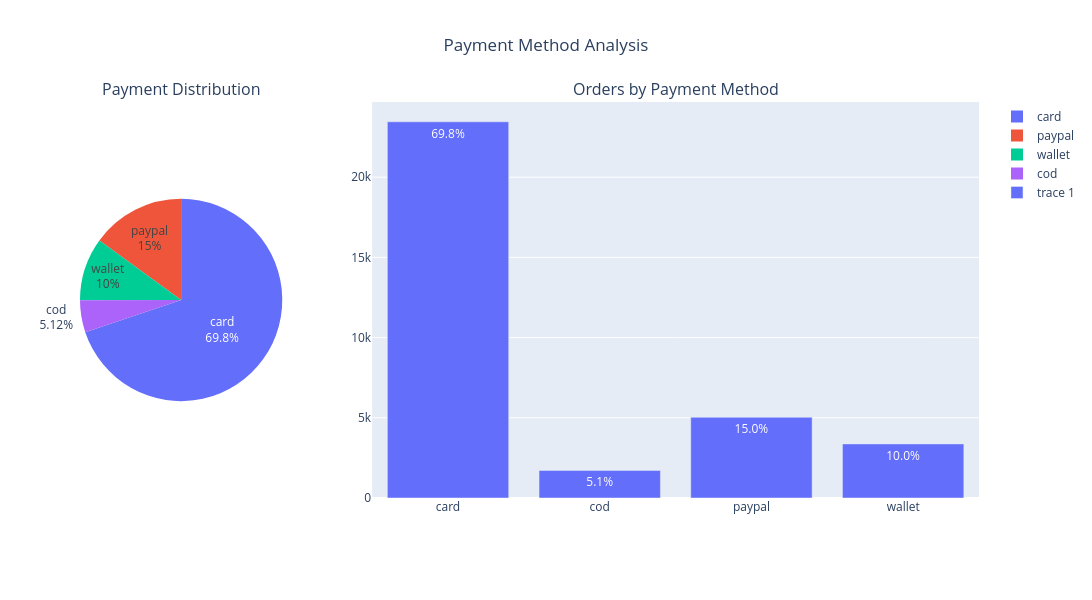

Notebook code cell kept with this figure:
### Markdown cell above
#### Hypothese 1
(Payment method behavior): The distribution of payment methods may vary across purchases, indicating user preferences and potential differences in convenience or trust between options.
##### Analysis Approach
To test this hypothesis, we analyzed the distribution of payment methods across completed orders to identify user preferences at the final stage of the funnel.

### Code cell
from plotly.subplots import make_subplots
import plotly.graph_objects as go

purchase_query = """
SELECT
    order_id,
    payment_method,
    discount_pct,
    total_usd
FROM orders
WHERE total_usd IS NOT NULL
  AND total_usd > 0;
"""
df_purchase = pd.read_sql(purchase_query, engine)
purchase_by_payment = df_purchase.groupby('payment_method')['order_id'].value_counts().sum()

payment_dist = (
    df_purchase
    .groupby("payment_method")
    .agg(
        orders_count=("order_id", "nunique")
    )
    .reset_index()
)
payment_dist["share"] = (
    payment_dist["orders_count"] / payment_dist["orders_count"].sum() * 100
)

fig_payment = make_subplots(
    rows=1, cols=2,
    specs=[[{"type": "domain"}, {"type": "xy"}]],
    subplot_titles=("Payment Distribution", "Orders by Payment Method"),
    column_widths=[0.25, 0.75],
    horizontal_spacing=0.1
)

fig_payment.add_trace(
    go.Pie(
        labels=payment_dist["payment_method"],
        values=payment_dist["orders_count"],
        textinfo="label+percent"
    ),
    row=1, col=1
)

fig_payment.add_trace(
    go.Bar(
        x=payment_dist["payment_method"],
        y=payment_dist["orders_count"],
        text=payment_dist["share"].round(1).astype(str) + "%",
        textposition="auto",
        marker_color="#636EFA" 
    ),
    row=1, col=2
)

fig_payment.update_layout(
    title={
        "text": "Payment Method Analysis",
        "x": 0.5,
        "xanchor": "center"
    },
    width=1500,
    height=600
)

fig_payment.show()

### Figure 1 — Plotly figure (JSON) as saved in the notebook; plotly's stock layout.template omitted (floating-point values rounded to 4 significant figures)
{"data": [{"domain": {"x": [0, 0.225], "y": [0, 1]}, "labels": ["card", "cod", "paypal", "wallet"], "textinfo": "label+percent", "type": "pie", "values": [23455, 1720, 5032, 3373]}, {"marker": {"color": "#636EFA"}, "text": ["69.8%", "5.1%", "15.0%", "10.0%"], "textposition": "auto", "type": "bar", "x": ["card", "cod", "paypal", "wallet"], "xaxis": "x", "y": [23455, 1720, 5032, 3373], "yaxis": "y"}], "layout": {"annotations": [{"font": {"size": 16}, "showarrow": false, "text": "Payment Distribution", "x": 0.1125, "xanchor": "center", "xref": "paper", "y": 1, "yanchor": "bottom", "yref": "paper"}, {"font": {"size": 16}, "showarrow": false, "text": "Orders by Payment Method", "x": 0.6625, "xanchor": "center", "xref": "paper", "y": 1, "yanchor": "bottom", "yref": "paper"}], "height": 600, "title": {"text": "Payment Method Analysis", "x": 0.5, "xanchor": "center"}, "width": 1500, "xaxis": {"anchor": "y", "domain": [0.325, 1]}, "yaxis": {"anchor": "x", "domain": [0, 1]}}}
